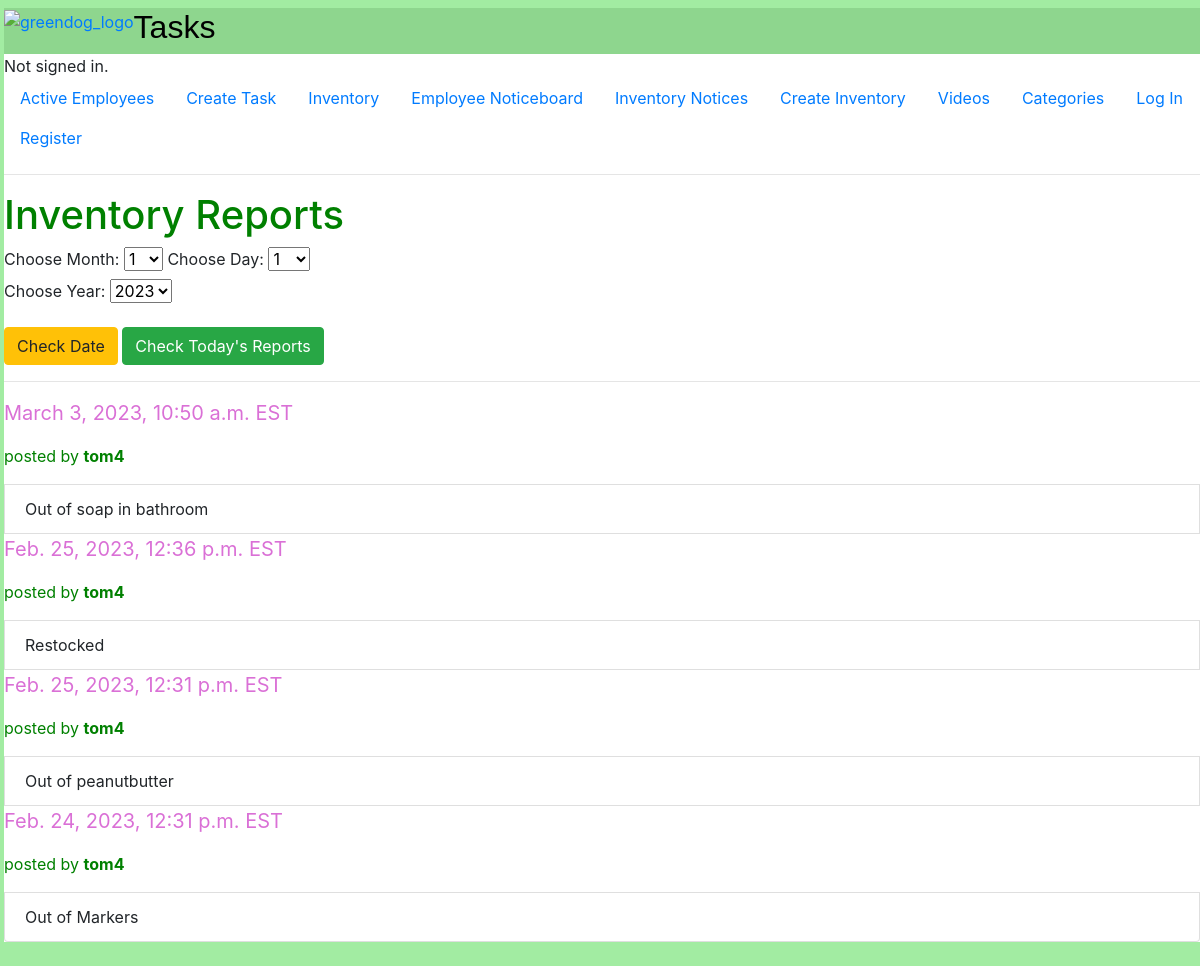
The page /inventoryComments on the database its author committed.
### auctions/models.py (models this page shows, shortened)
class Comment(models.Model):
    author = models.ForeignKey(
        User, on_delete=models.CASCADE,  blank=True, null=True, related_name="userComment")
    listing = models.ForeignKey(
        Listing, on_delete=models.CASCADE,  blank=True, null=True, related_name="listingComment")
    message = models.CharField(max_length=200)
    datetime = models.DateTimeField(
        max_length=100, default=datetime.now().strftime("%Y-%m-%d %H:%M:%S"))

class User(AbstractUser):
    pass

### auctions/views.py (the view)
# urls.py: path("inventoryComments", views.inventoryComments, name="inventoryComments"),
def inventoryComments(request):
    comments = Comment.objects
    comments = comments.order_by('-id')[:20:1]
    today = datetime.datetime.now()
    currentYear = today.year
    lastYear = currentYear -1
    return render(request,"auctions/inventoryComments.html",{
        "comments": comments,
        "lastYear": lastYear,
        "rangeDays": range(1,32),
        "rangeHours": range(1,13),
        "rangeMinutes": range(0,31,30),
        "rangeMonths": range(1,13),
        "rangeYear": range(currentYear, currentYear - 6, -1)
    })

### auctions/templates/auctions/inventoryComments.html (shortened to what this page needs)
{% extends "auctions/layout.html" %}
    {% block body %}
<div>
    <h1 style="color:Green">Inventory Reports</h1>
    <form action="{% url 'sortedInventory' %}" method = "POST">
            <div class="form-group">
      <label for="month">Choose Month:</label>
      <select name="month" id="month">
            {% for i in rangeMonths %}
                <option value="{{i}}">{{i}}</option>
            {% endfor %}
      </select>
      <label for="startDay">Choose Day:</label>
      <select name="day" id="day">
            {% for i in rangeDays %}
                <option value="{{i}}">{{i}}</option>
            {% endfor %}
      </select>
    <div class="form-group">
      <label for="startYear">Choose Year:</label>
      <select name="year" id="year">
            {% for i in rangeYear %}
                <option value="{{i}}">{{i}}</option>
            {% endfor %}
    </select>
  </div>
            <button type="submit" class="btn btn-warning">Check Date</button>
    </form>
            <button type="submit" class="btn btn-success"><a href="todayInventoryComments" style="color:white">Check Today's Reports</a></button>
    <hr>
    {% for comment in comments %}
    <p style="color:orchid; font-size:20px">{{comment.datetime}} EST </p>
    <p style="color:green">posted by <strong>{{comment.author}}</strong></p>
    <li class="list-group-item"> {{comment.message}}
    </li>
    {% endfor %}
</div>
{% endblock %}

### auctions/static/auctions/styles.css (style rules this page uses)
html { margin: 1vh; }

### auctions/templates/auctions/layout.html (style rules this page uses)
html { background-color: rgb(162, 236, 162); margin-left:0.5vh; margin-right:0vh; }

### rows shown on the page
Comment: datetime "March 3, 2023, 10:50 a.m.", author "tom4", message "Out of soap in bathroom"
Comment: datetime "Feb. 25, 2023, 12:36 p.m.", author "tom4", message "Restocked"
Comment: datetime "Feb. 25, 2023, 12:31 p.m.", author "tom4", message "Out of peanutbutter"
Comment: datetime "Feb. 24, 2023, 12:31 p.m.", author "tom4", message "Out of Markers"

### other values the page prints
form field month "1"
form field day "1"
form field year "2023"
